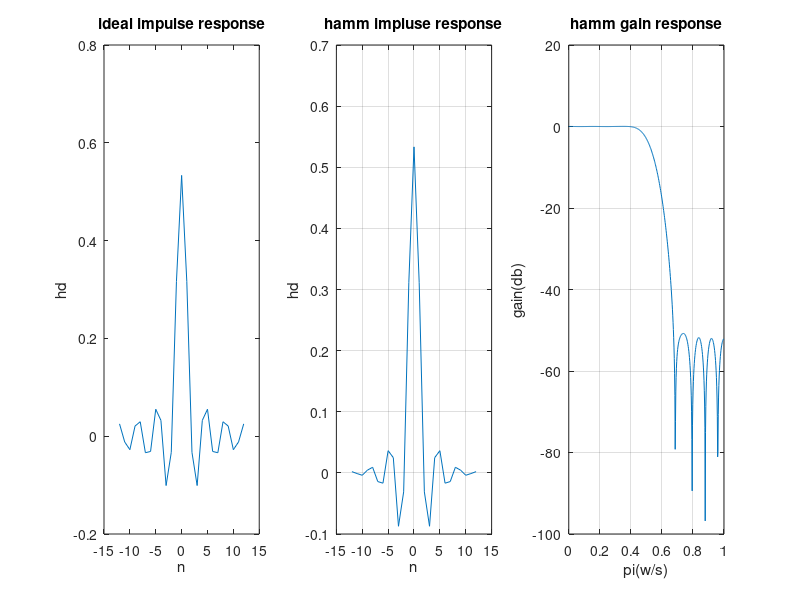
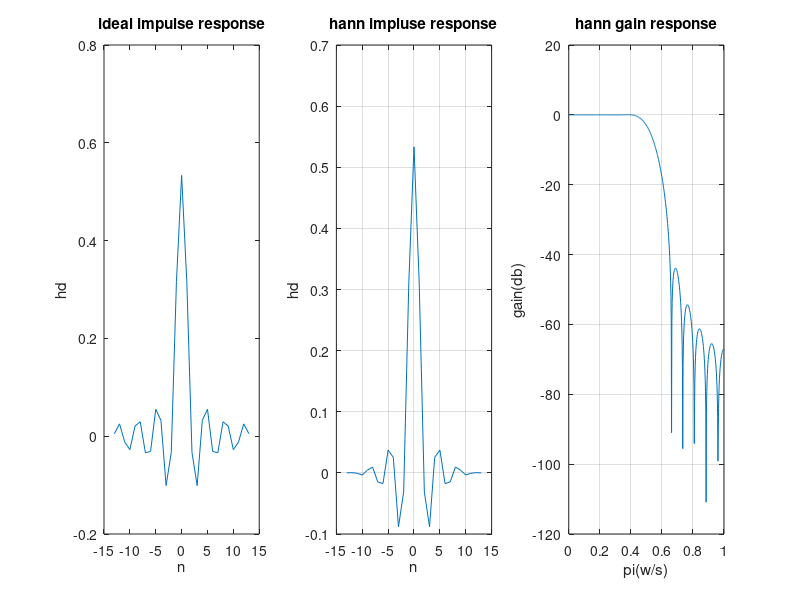
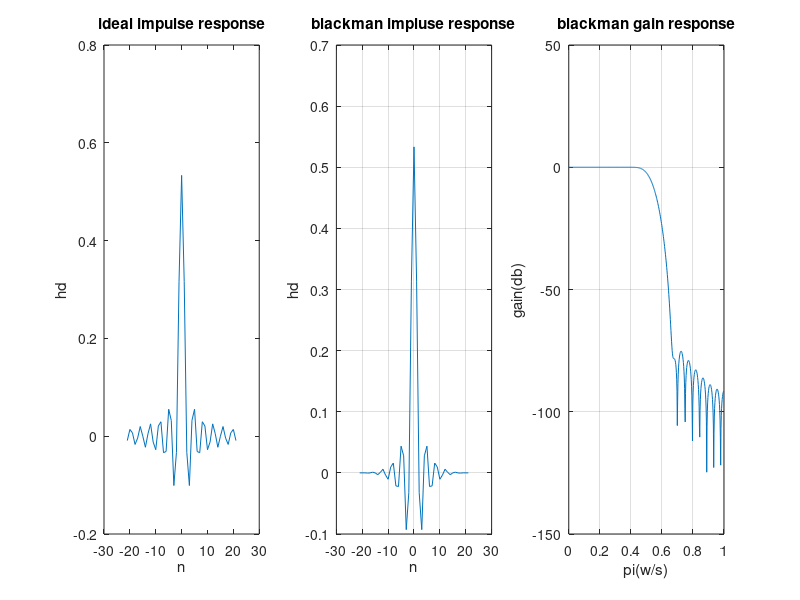
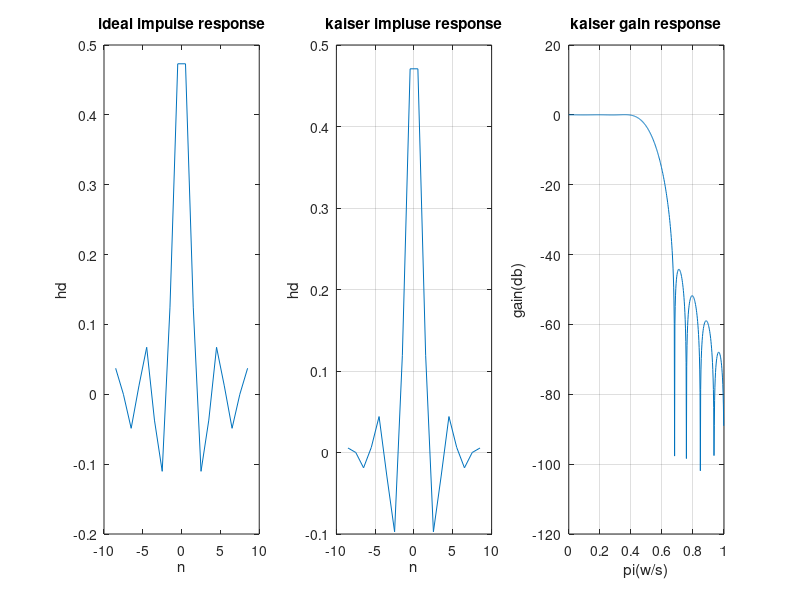

MATLAB code for these plots, in order:
wp = 3 * 2.0 / 15;
ws = 5 * 2.0 / 15;
wc = (wp + ws) / 2;

alphaP = 1 - 10 ^ (0.3 / -20);
alphaS = 10 ^ (40 / -20);

titles = {
    'hamm impluse response',
    'hann impluse response',
    'blackman impluse response',
    'kaiser impluse response'
    };
  
titles2 = {
    'hamm gain response',
    'hann gain response',
    'blackman gain response',
    'kaiser gain response'
    };

for i = 1 : 4
  figure(i);
  disp(i);
  if i == 4
    [n, Wn, beta, ftype] = kaiserord([wp, ws], [1, 0], [alphaP, alphaS]); 
    M = n / 2;
    win = kaiser(n+1, beta);
    n = -M : M;
  end
  if i == 3
    M = ceil(5.56 / (ws - wp))
    n = 2 * M;
    win = blackman(n+1);
    n = -M : M;
  end
  if i == 2
    M = ceil(3.32 / (ws - wp))
    n = 2 * M;
    win = hanning(n+1);
    n = -M : M;
  end
  if i == 1
    M = ceil(3.11 / (ws - wp));
    n = 2 * M;
    win = hamming(n+1);
    n = -M : M;
  end
  
  hd = sin(wc * pi * n) ./ (pi * n);
  hd(find(n==0)) = wc;

  subplot(1,3,1);
  plot(n, hd, '-');
  title('ideal impulse response');
  xlabel('n');
  ylabel('hd');
  
  subplot(1,3,2);
  disp(hd);
  disp(win)
  ht = hd .* win';
  plot(n, ht, '-');
  title(titles(i));
  xlabel('n');
  ylabel('hd');
  grid on;

  subplot(1,3,3);
  [h, w] =freqz(ht, 1, 512);
  w = w / pi;
  h = 20 * log10(abs(h));
  plot(w, h, '-');
  title(titles2(i));
  xlabel('pi(w/s)');
  ylabel('gain(db)');
  grid on;
  
end
